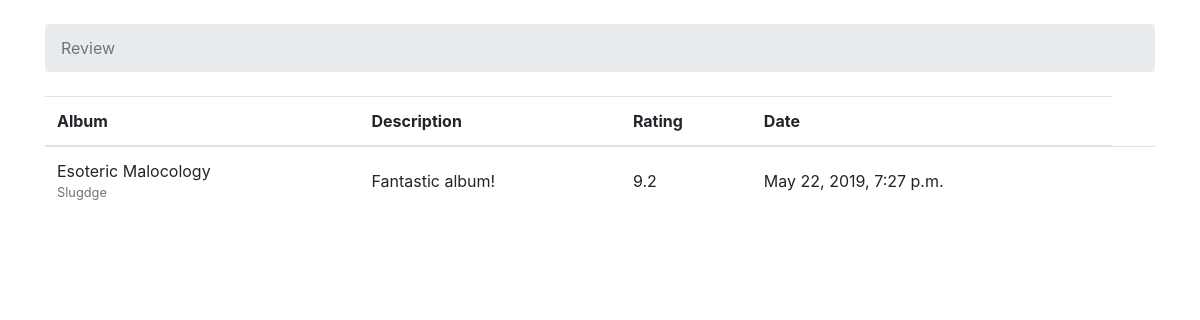
Before: / with the older database file.
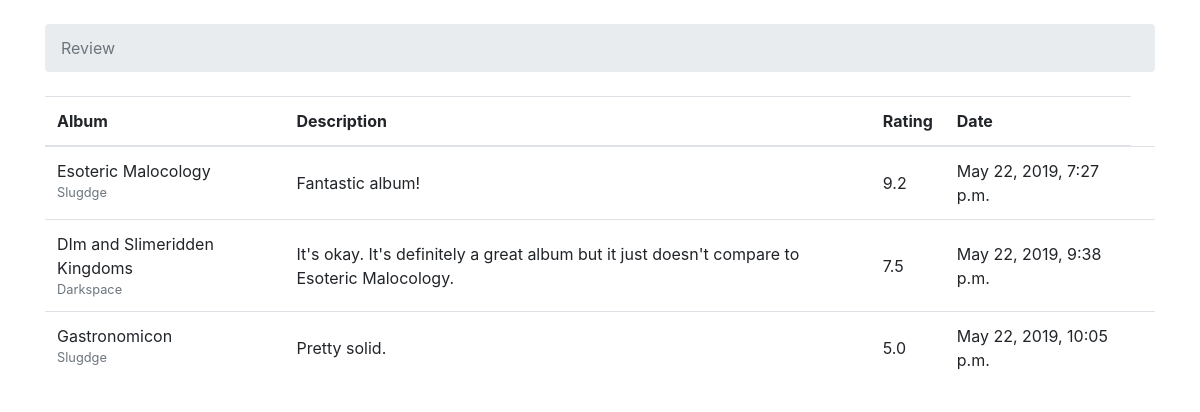
After: the same page with the newer database file.
### reviews/models.py (models this page shows, shortened)
class Review(models.Model):
    album = models.CharField(max_length=100, unique=False)
    artist = models.CharField(max_length=100, unique=False)
    content = models.CharField(max_length=150)
    rating = models.DecimalField(max_digits=3, decimal_places=1)
    updated = models.DateTimeField(auto_now_add=True)

### reviews/views.py (the view)
# urls.py: 2. Add a URL to urlpatterns:  path('', views.home, name='home')
def home(request):
	boards = Review.objects.all()
	boards_names = list()
	for board in boards:
		boards_names.append(board.album)
	response_html = "<br>".join(boards_names)
	return render(request, 'home.html', {'boards': boards})

### templates/home.html (shortened to what this page needs)
{% load static %}<!DOCTYPE html>
<html>
  <head>
    <link rel="stylesheet" href="{% static 'css/bootstrap.min.css' %}">
  </head>
  <body>
    <div class="container">
      <ol class="breadcrumb my-4">
        <li class="breadcrumb-item active">Review</li>
      </ol>
      <table class="table">
        <thead class="thead-inverse">
          <tr>
            <th>Album</th>
            <th>Description</th>
            <th>Rating</th>
            <th>Date</th>
          </tr>
        </thead>
        <tbody>
          {% for board in boards %}
            <tr>
              <td>
                {{ board.album }}
                <small class="text-muted d-block">{{ board.artist }}</small>
              </td>
              <td class="align-middle">{{ board.content }}</td>
              <td class="align-middle">{{ board.rating }}</td>
              <td class="align-middle">{{ board.updated }}</td>
              <td></td>
            </tr>
          {% endfor %}
        </tbody>
      </table>
    </div>
  </body>
</html>

Changed rows visible on the page:
added Review: album "DIm and Slimeridden Kingdoms", artist "Darkspace", content "It's okay. It's definitely a great album but it just doesn't compare to Esoteric Malocology.", rating "7.5", updated "May 22, 2019, 9:38 p.m."
added Review: album "Gastronomicon", artist "Slugdge", content "Pretty solid.", rating "5.0", updated "May 22, 2019, 10:05 p.m."
